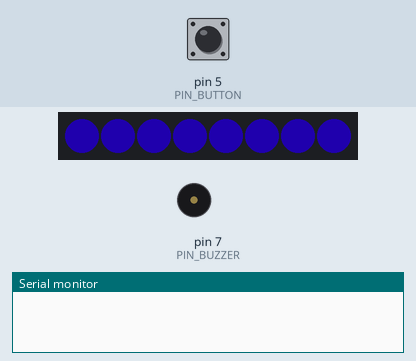
Recording of a sketch running on a simulated Arduino Uno, built with avr-gcc and run on an emulated ATmega328P. On the bench: 8 RGB LEDs in strip order, left to right, buzzer (waves = sounding, pin HIGH), the last lines printed to the serial monitor. Inputs (shaded band) come from the test bench; at power-on: pin 5 (PIN_BUTTON) LOW. Dim RGB values are drawn brighter than linear.

Above: at 1.2 s.
1.3 s: pin 5 (PIN_BUTTON) pulled HIGH for 0.15 s
At 1.42 s:
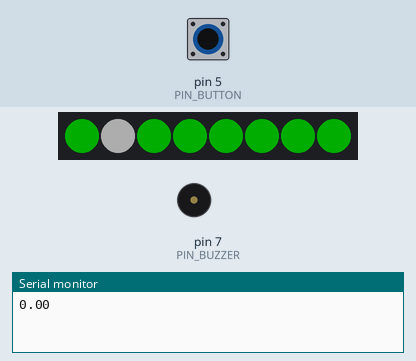
3.3 s: pin 5 (PIN_BUTTON) pulled HIGH for 1 s
At 4.32 s:
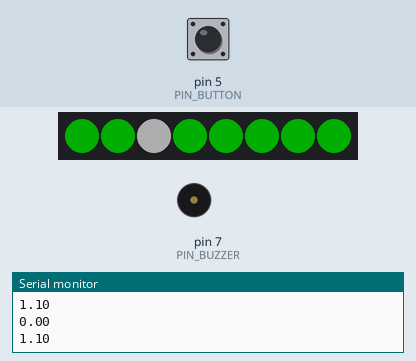
At 16.1 s:
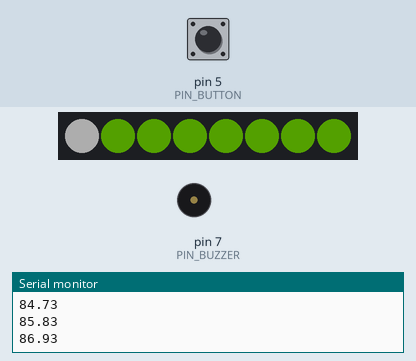
Timing chart, 0 to 17.6 s (numbered marks = the images above; inputs shaded):
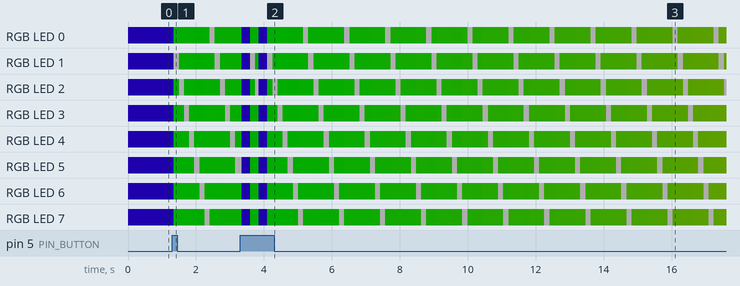

Measured:
- after the input at 3.3 s, the LEDs: first change after 0.05 s (image 2 shows a later state)

The sketch:

standup_timer.ino
```cpp
#include <Arduino.h>
#include <Adafruit_NeoPixel.h>
#include "Debouncer.h"
#include "ColorTimer.h"

/* pins */
uint8_t PIN_BUTTON = 5;
uint8_t PIN_PIXELS = 6;
uint8_t PIN_BUZZER = 7;
uint8_t NUM_PIXELS = 8;

/* debounce values */
uint16_t TIMEOUT_DEBOUNCE = 250;
uint8_t TIMEOUT_PRESS = 50;

/* speaking duration */
uint16_t TIMEOUT_SPEAKING = 35000;

/* Debouncer */
Debouncer button = Debouncer(PIN_BUTTON, TIMEOUT_DEBOUNCE, TIMEOUT_PRESS);

/* NeoPixels */
Adafruit_NeoPixel pixels = Adafruit_NeoPixel(NUM_PIXELS, PIN_PIXELS, NEO_GRB + NEO_KHZ800);

/* ColorTimer */
ColorTimer timer = ColorTimer(TIMEOUT_SPEAKING, PIN_BUZZER);

/* timer state */
uint8_t stateTimer = 0;
uint8_t MAX_STATE_TIMER = 1;

void setup() {
  Serial.begin(9600);

  /* start the pixels */
  pixels.begin();
  pixels.setBrightness(50);
  pixels.clear();
  pixels.show();

  /* setup the button pin */
  pinMode(PIN_BUTTON, INPUT);

  /* setup the buzzer pin */
  pinMode(PIN_BUZZER, OUTPUT);

  /* start the timer */
  timer.begin(pixels);
}

void buttonPressed() {
    /* update the timer state */
    stateTimer++;

    switch (stateTimer) {
      case 0: // timer off
        timer.reset();
        break;

      case 1:
        timer.start(); // start timer
        break;

      default:
        /* reset state */
        stateTimer = 0;
        /* reset the timer */
        timer.reset();
        break;
    }
}

void loop() {
  /* check for button press */
  if (button.isPressed()) {
    buttonPressed();
  }

  /* exexute the timer's run method */
  timer.run();
}
```

ColorTimer.cpp
```cpp
#include "ColorTimer.h"

ColorTimer::ColorTimer(uint16_t _timeoutSpeaking, uint8_t _pinBuzzer) {
  timeoutSpeaking = _timeoutSpeaking;
  pinBuzzer = _pinBuzzer;
}

void ColorTimer::begin(Adafruit_NeoPixel &_pixels) {
  /* assign the pixels */
  pixels = &_pixels;

  /* build colors */
  colorIndicator = pixels->Color(255, 255, 255);
  colorStandby = pixels->Color(50, 0, 255);
  colorWhite = pixels->Color(255, 255, 255);
  colorBlack = pixels->Color(0, 0, 0);

  /* reset for beginning */
  reset();
}

void ColorTimer::reset() {
  /* set started to false */
  isStarted = false;

  /* reset the pixel position */
  positionIndicator = 0;

  /* turn the buzzer off */
  digitalWrite(pinBuzzer, LOW);

  /* set the pixels green */
  for (uint8_t i = 0; i < pixels->numPixels(); i++) {
    pixels->setPixelColor(i, colorStandby);
  }
  pixels->show();
}

void ColorTimer::degradeColor(float timeElapsed) {
  /* calculate the color degrade */
  float percentage = timeElapsed / timeoutSpeaking;
  float offset = 255 * percentage;

  Serial.println(offset);

  float valueGreen = 255 - offset;
  float valueRed = 0 + offset;

  for(uint8_t i = 0; i < pixels->numPixels(); i++) {
    pixels->setPixelColor(i, pixels->Color(valueRed, valueGreen, 0));
  }

  /* set the indicator */
  pixels->setPixelColor(positionIndicator, colorIndicator);

  pixels->show();
}

void ColorTimer::flash() {
  for (uint8_t i = 0; i < pixels->numPixels(); i++) {
    if (isOn) {
      pixels->setPixelColor(i, colorWhite);
    } else {
      pixels->setPixelColor(i, colorBlack);
    }
  }

  pixels->show();

  /* toggle the buzzer */
  digitalWrite(pinBuzzer, isOn);

  /* toggle the isOn flag */
  isOn = !isOn;
}

void ColorTimer::run() {
  /* if the timer isn't started, return */
  if (!isStarted) {
    return;
  }

  /* if it's not time to tick yet, return */
  if (!ticker.isReady()){
    return;
  }

  /* update the indicator's position */
  positionIndicator++;

  /* reset the indicator if needed */
  if (positionIndicator >= pixels->numPixels()) {
    positionIndicator = 0;
  }

  /* check how much time has passed */
  float timeElapsed = millis() - timeStarted;

  /* if the timer has timed out */
  if (timeElapsed > timeoutSpeaking) {
    flash();
  } else {
    /* timer still going, degrade color */
    degradeColor(timeElapsed);
  }

  /* update the ticker */
  ticker.tick();
}

void ColorTimer::start() {
  /* set the started variable */
  isStarted = true;

  /* get the time */
  timeStarted = millis();
}
```

ColorTimer.h
```cpp
#ifndef COLORTIMER_H
#define COLORTIMER_H

#include <Arduino.h>
#include <Adafruit_NeoPixel.h>
#include "Ticker.h"

class ColorTimer {
  /* pin for the buzzer */
  uint8_t pinBuzzer;

  /* neopixels */
  Adafruit_NeoPixel *pixels;

  /* Ticker */
  Ticker ticker = Ticker(150);

  /* state */
  boolean isStarted = false;
  boolean isOn = false;
  uint8_t positionIndicator = 0;

  /* time vars */
  uint16_t timeoutSpeaking;
  unsigned long timeStarted = 0;

  /* colors */
  uint32_t colorIndicator;
  uint32_t colorStandby;
  uint32_t colorRunning;
  uint32_t colorWhite;
  uint32_t colorBlack;

  public:
  ColorTimer(uint16_t _timeoutSpeaking, uint8_t _pinBuzzer);
  void begin(Adafruit_NeoPixel &_pixels);
  void start();
  void run();
  void reset();

  private:
  void degradeColor(float timeElapsed);
  void flash();

};

#endif
```

Debouncer.cpp
```cpp
#include "Debouncer.h"

Debouncer::Debouncer(uint8_t _pin, uint16_t _timeoutDebounce, uint16_t _timeoutDepressed) {
  /* assign the pin for debounce */
  pin = _pin;

  /* assign the timeouts */
  timeoutDebounce = _timeoutDebounce;
  timeoutDepressed = _timeoutDepressed;
}

boolean Debouncer::isPressed() {
  /* read the pin */
  if (digitalRead(pin) == LOW) {
    return false; // pin went high, return
  }

  /* track when the pin went high */
  unsigned long pinTriggered = millis();

  /* ensure pin is held high long enough */
  while(digitalRead(pin) == HIGH && (millis() - pinTriggered) < timeoutDepressed) {
    if (digitalRead(pin) == LOW) {
      return false; // if the pin goes low, press stopped, return
    }
  }

  /* debounce the pin */
  if (millis() - timeLastTriggered < timeoutDebounce) {
    return false; // debounce hasn't passed, return
  }

  /* update the triggered time */
  timeLastTriggered = millis();

  return true;
}
```

Debouncer.h
```cpp
#ifndef DEBOUNCER_H
#define DEBOUNCER_H

#include <Arduino.h>

class Debouncer {
  uint8_t pin;
  uint16_t timeoutDebounce;
  uint16_t timeoutDepressed;
  unsigned long timeLastTriggered;

  public:
  Debouncer(uint8_t _pin, uint16_t timeoutDebounce, uint16_t timeoutDepressed);
  boolean isPressed();

};

#endif
```

Ticker.cpp
```cpp
#include "Ticker.h"

Ticker::Ticker(int _timeout) {
  /* set the ticker's timeout */
  timeout = _timeout;
}

boolean Ticker::isReady() {
  return (millis() - lastTicked) >= timeout;
}

void Ticker::tick() {
  lastTicked = millis();
}
```

Ticker.h
```cpp
#ifndef TICKER_H
#define TICKER_H
#include <Arduino.h>

class Ticker {

  int timeout;
  unsigned long lastTicked = 0;

  public:
  Ticker(int _timeout);
  boolean isReady();
  void tick();
};

#endif
```
